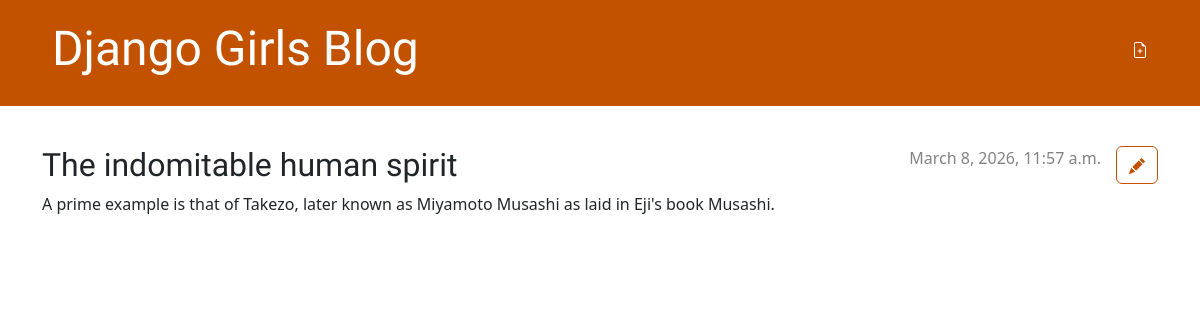
/post/1/, run on an earlier commit of the app's database.
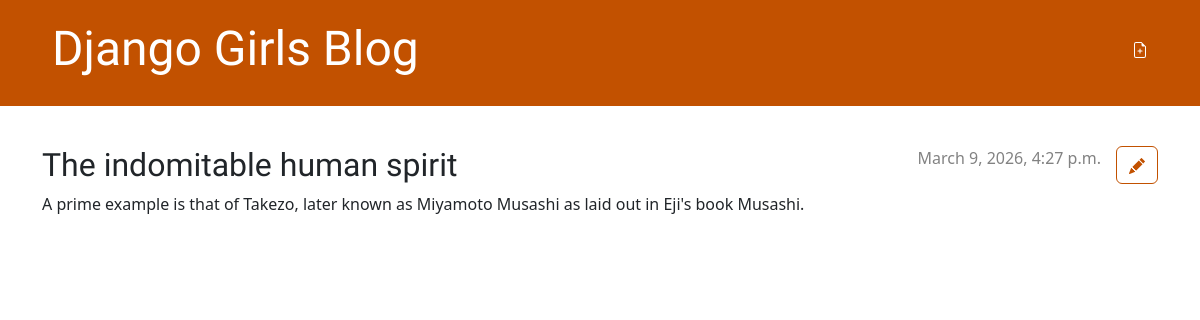
And on a later commit of the database.
### blog/models.py (models this page shows, shortened)
class Post(models.Model):
    author = models.ForeignKey(settings.AUTH_USER_MODEL, on_delete=models.CASCADE)
    title = models.CharField(max_length=200)
    text = models.TextField()
    created_date = models.DateTimeField(default=timezone.now)
    published_date = models.DateTimeField(blank=True, null=True)

### blog/views.py (the view)
# urls.py: path('post/<int:pk>/', views.post_detail, name='post_detail'),
def post_detail(request, pk):
    post = get_object_or_404(Post, pk = pk)
    return render(request, 'blog/post_detail.html', {'post': post})

### blog/templates/blog/post_detail.html (shortened to what this page needs)
{% extends 'blog/base.html' %}
{% block content %}
    <article class="post">
        <aside class="actions">
            <a class="btn btn-secondary" href="{% url 'post_edit' pk=post.pk %}">
            </a>
        </aside>
        {% if post.published_date %}
            <time class="date">
                {{ post.published_date }}
            </time>
        {% endif %}
        <h2>{{ post.title }}</h2>
        <p>{{ post.text|linebreaksbr }}</p>
    </article>
{% endblock %}

What changed in the data, as far as the page shows it:
changed Post "The indomitable human spirit": published_date "March 8, 2026, 11:57 a.m." → "March 9, 2026, 4:27 p.m."; text "A prime example is that of Takezo, later known as Miyamoto Musashi as laid in Eji's book Musashi." → "A prime example is that of Takezo, later known as Miyamoto Musashi as laid out in Eji's book Musashi."
